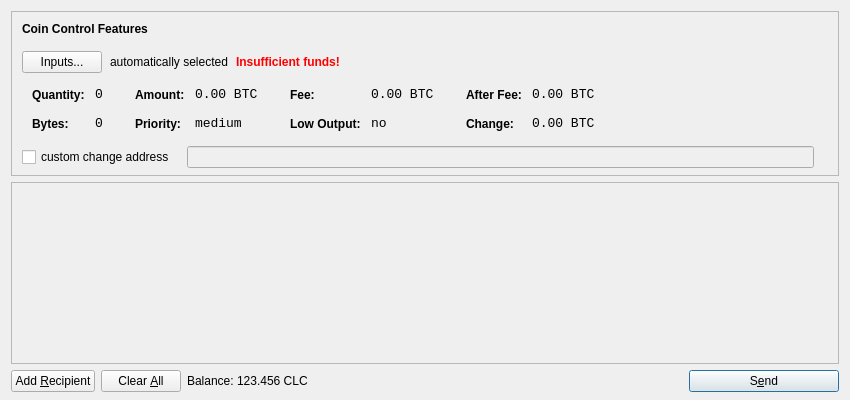
<?xml version="1.0" encoding="UTF-8"?>
<ui version="4.0">
 <class>SendCoinsDialog</class>
 <widget class="QDialog" name="SendCoinsDialog">
  <property name="geometry">
   <rect>
    <x>0</x>
    <y>0</y>
    <width>850</width>
    <height>400</height>
   </rect>
  </property>
  <property name="windowTitle">
   <string>Send Coins</string>
  </property>
  <layout class="QVBoxLayout" name="verticalLayout" stretch="0,1,0">
   <property name="bottomMargin">
    <number>8</number>
   </property>
   <item>
    <widget class="QFrame" name="frameCoinControl">
     <property name="sizePolicy">
      <sizepolicy hsizetype="Expanding" vsizetype="Expanding">
       <horstretch>0</horstretch>
       <verstretch>0</verstretch>
      </sizepolicy>
     </property>
     <property name="maximumSize">
      <size>
       <width>16777215</width>
       <height>16777215</height>
      </size>
     </property>
     <property name="frameShape">
      <enum>QFrame::StyledPanel</enum>
     </property>
     <property name="frameShadow">
      <enum>QFrame::Sunken</enum>
     </property>
     <layout class="QVBoxLayout" name="verticalLayoutCoinControl2">
      <property name="spacing">
       <number>-1</number>
      </property>
      <property name="leftMargin">
       <number>0</number>
      </property>
      <property name="topMargin">
       <number>0</number>
      </property>
      <property name="rightMargin">
       <number>0</number>
      </property>
      <property name="bottomMargin">
       <number>6</number>
      </property>
      <item>
       <layout class="QVBoxLayout" name="verticalLayoutCoinControl" stretch="0,0,0,0,1">
        <property name="spacing">
         <number>0</number>
        </property>
        <property name="leftMargin">
         <number>10</number>
        </property>
        <property name="topMargin">
         <number>10</number>
        </property>
        <item>
         <layout class="QHBoxLayout" name="horizontalLayoutCoinControl1">
          <property name="bottomMargin">
           <number>15</number>
          </property>
          <item>
           <widget class="QLabel" name="labelCoinControlFeatures">
            <property name="sizePolicy">
             <sizepolicy hsizetype="Preferred" vsizetype="Maximum">
              <horstretch>0</horstretch>
              <verstretch>0</verstretch>
             </sizepolicy>
            </property>
            <property name="font">
             <font>
              <weight>75</weight>
              <bold>true</bold>
             </font>
            </property>
            <property name="styleSheet">
             <string notr="true">font-weight:bold;</string>
            </property>
            <property name="text">
             <string>Coin Control Features</string>
            </property>
           </widget>
          </item>
         </layout>
        </item>
        <item>
         <layout class="QHBoxLayout" name="horizontalLayoutCoinControl2" stretch="0,0,0,0">
          <property name="spacing">
           <number>8</number>
          </property>
          <property name="bottomMargin">
           <number>10</number>
          </property>
          <item>
           <widget class="QPushButton" name="pushButtonCoinControl">
            <property name="styleSheet">
             <string notr="true"/>
            </property>
            <property name="text">
             <string>Inputs...</string>
            </property>
           </widget>
          </item>
          <item>
           <widget class="QLabel" name="labelCoinControlAutomaticallySelected">
            <property name="text">
             <string>automatically selected</string>
            </property>
            <property name="margin">
             <number>5</number>
            </property>
           </widget>
          </item>
          <item>
           <widget class="QLabel" name="labelCoinControlInsuffFunds">
            <property name="font">
             <font>
              <weight>75</weight>
              <bold>true</bold>
             </font>
            </property>
            <property name="styleSheet">
             <string notr="true">color:red;font-weight:bold;</string>
            </property>
            <property name="text">
             <string>Insufficient funds!</string>
            </property>
            <property name="margin">
             <number>5</number>
            </property>
           </widget>
          </item>
          <item>
           <spacer name="horizontalSpacerCoinControl">
            <property name="orientation">
             <enum>Qt::Horizontal</enum>
            </property>
            <property name="sizeHint" stdset="0">
             <size>
              <width>40</width>
              <height>1</height>
             </size>
            </property>
           </spacer>
          </item>
         </layout>
        </item>
        <item>
         <widget class="QWidget" name="widgetCoinControl" native="true">
          <property name="sizePolicy">
           <sizepolicy hsizetype="Preferred" vsizetype="Preferred">
            <horstretch>0</horstretch>
            <verstretch>0</verstretch>
           </sizepolicy>
          </property>
          <property name="minimumSize">
           <size>
            <width>0</width>
            <height>0</height>
           </size>
          </property>
          <property name="styleSheet">
           <string notr="true"/>
          </property>
          <layout class="QHBoxLayout" name="horizontalLayoutCoinControl5">
           <property name="margin">
            <number>0</number>
           </property>
           <item>
            <layout class="QHBoxLayout" name="horizontalLayoutCoinControl3" stretch="0,0,0,1">
             <property name="spacing">
              <number>20</number>
             </property>
             <property name="topMargin">
              <number>0</number>
             </property>
             <property name="bottomMargin">
              <number>10</number>
             </property>
             <item>
              <layout class="QFormLayout" name="formLayoutCoinControl1">
               <property name="horizontalSpacing">
                <number>10</number>
               </property>
               <property name="verticalSpacing">
                <number>14</number>
               </property>
               <property name="leftMargin">
                <number>10</number>
               </property>
               <property name="topMargin">
                <number>4</number>
               </property>
               <property name="rightMargin">
                <number>6</number>
               </property>
               <item row="0" column="0">
                <widget class="QLabel" name="labelCoinControlQuantityText">
                 <property name="styleSheet">
                  <string notr="true">font-weight:bold;</string>
                 </property>
                 <property name="text">
                  <string>Quantity:</string>
                 </property>
                 <property name="margin">
                  <number>0</number>
                 </property>
                </widget>
               </item>
               <item row="0" column="1">
                <widget class="QLabel" name="labelCoinControlQuantity">
                 <property name="font">
                  <font>
                   <family>Monospace</family>
                   <pointsize>10</pointsize>
                  </font>
                 </property>
                 <property name="cursor">
                  <cursorShape>IBeamCursor</cursorShape>
                 </property>
                 <property name="contextMenuPolicy">
                  <enum>Qt::ActionsContextMenu</enum>
                 </property>
                 <property name="text">
                  <string notr="true">0</string>
                 </property>
                 <property name="margin">
                  <number>0</number>
                 </property>
                 <property name="textInteractionFlags">
                  <set>Qt::LinksAccessibleByMouse|Qt::TextSelectableByKeyboard|Qt::TextSelectableByMouse</set>
                 </property>
                </widget>
               </item>
               <item row="1" column="0">
                <widget class="QLabel" name="labelCoinControlBytesText">
                 <property name="styleSheet">
                  <string notr="true">font-weight:bold;</string>
                 </property>
                 <property name="text">
                  <string>Bytes:</string>
                 </property>
                </widget>
               </item>
               <item row="1" column="1">
                <widget class="QLabel" name="labelCoinControlBytes">
                 <property name="font">
                  <font>
                   <family>Monospace</family>
                   <pointsize>10</pointsize>
                  </font>
                 </property>
                 <property name="cursor">
                  <cursorShape>IBeamCursor</cursorShape>
                 </property>
                 <property name="contextMenuPolicy">
                  <enum>Qt::ActionsContextMenu</enum>
                 </property>
                 <property name="text">
                  <string notr="true">0</string>
                 </property>
                 <property name="textInteractionFlags">
                  <set>Qt::LinksAccessibleByMouse|Qt::TextSelectableByKeyboard|Qt::TextSelectableByMouse</set>
                 </property>
                </widget>
               </item>
              </layout>
             </item>
             <item>
              <layout class="QFormLayout" name="formLayoutCoinControl2">
               <property name="horizontalSpacing">
                <number>10</number>
               </property>
               <property name="verticalSpacing">
                <number>14</number>
               </property>
               <property name="leftMargin">
                <number>6</number>
               </property>
               <property name="topMargin">
                <number>4</number>
               </property>
               <property name="rightMargin">
                <number>6</number>
               </property>
               <item row="0" column="0">
                <widget class="QLabel" name="labelCoinControlAmountText">
                 <property name="styleSheet">
                  <string notr="true">font-weight:bold;</string>
                 </property>
                 <property name="text">
                  <string>Amount:</string>
                 </property>
                 <property name="margin">
                  <number>0</number>
                 </property>
                </widget>
               </item>
               <item row="0" column="1">
                <widget class="QLabel" name="labelCoinControlAmount">
                 <property name="font">
                  <font>
                   <family>Monospace</family>
                   <pointsize>10</pointsize>
                  </font>
                 </property>
                 <property name="cursor">
                  <cursorShape>IBeamCursor</cursorShape>
                 </property>
                 <property name="contextMenuPolicy">
                  <enum>Qt::ActionsContextMenu</enum>
                 </property>
                 <property name="text">
                  <string notr="true">0.00 BTC</string>
                 </property>
                 <property name="textInteractionFlags">
                  <set>Qt::LinksAccessibleByMouse|Qt::TextSelectableByKeyboard|Qt::TextSelectableByMouse</set>
                 </property>
                </widget>
               </item>
               <item row="1" column="0">
                <widget class="QLabel" name="labelCoinControlPriorityText">
                 <property name="styleSheet">
                  <string notr="true">font-weight:bold;</string>
                 </property>
                 <property name="text">
                  <string>Priority:</string>
                 </property>
                </widget>
               </item>
               <item row="1" column="1">
                <widget class="QLabel" name="labelCoinControlPriority">
                 <property name="font">
                  <font>
                   <family>Monospace</family>
                   <pointsize>10</pointsize>
                  </font>
                 </property>
                 <property name="cursor">
                  <cursorShape>IBeamCursor</cursorShape>
                 </property>
                 <property name="contextMenuPolicy">
                  <enum>Qt::ActionsContextMenu</enum>
                 </property>
                 <property name="text">
                  <string>medium</string>
                 </property>
                 <property name="textInteractionFlags">
                  <set>Qt::LinksAccessibleByMouse|Qt::TextSelectableByKeyboard|Qt::TextSelectableByMouse</set>
                 </property>
                </widget>
               </item>
              </layout>
             </item>
             <item>
              <layout class="QFormLayout" name="formLayoutCoinControl3">
               <property name="horizontalSpacing">
                <number>10</number>
               </property>
               <property name="verticalSpacing">
                <number>14</number>
               </property>
               <property name="leftMargin">
                <number>6</number>
               </property>
               <property name="topMargin">
                <number>4</number>
               </property>
               <property name="rightMargin">
                <number>6</number>
               </property>
               <item row="0" column="0">
                <widget class="QLabel" name="labelCoinControlFeeText">
                 <property name="styleSheet">
                  <string notr="true">font-weight:bold;</string>
                 </property>
                 <property name="text">
                  <string>Fee:</string>
                 </property>
                 <property name="margin">
                  <number>0</number>
                 </property>
                </widget>
               </item>
               <item row="0" column="1">
                <widget class="QLabel" name="labelCoinControlFee">
                 <property name="font">
                  <font>
                   <family>Monospace</family>
                   <pointsize>10</pointsize>
                  </font>
                 </property>
                 <property name="cursor">
                  <cursorShape>IBeamCursor</cursorShape>
                 </property>
                 <property name="contextMenuPolicy">
                  <enum>Qt::ActionsContextMenu</enum>
                 </property>
                 <property name="text">
                  <string notr="true">0.00 BTC</string>
                 </property>
                 <property name="textInteractionFlags">
                  <set>Qt::LinksAccessibleByMouse|Qt::TextSelectableByKeyboard|Qt::TextSelectableByMouse</set>
                 </property>
                </widget>
               </item>
               <item row="1" column="0">
                <widget class="QLabel" name="labelCoinControlLowOutputText">
                 <property name="styleSheet">
                  <string notr="true">font-weight:bold;</string>
                 </property>
                 <property name="text">
                  <string>Low Output:</string>
                 </property>
                </widget>
               </item>
               <item row="1" column="1">
                <widget class="QLabel" name="labelCoinControlLowOutput">
                 <property name="font">
                  <font>
                   <family>Monospace</family>
                   <pointsize>10</pointsize>
                  </font>
                 </property>
                 <property name="cursor">
                  <cursorShape>IBeamCursor</cursorShape>
                 </property>
                 <property name="contextMenuPolicy">
                  <enum>Qt::ActionsContextMenu</enum>
                 </property>
                 <property name="text">
                  <string>no</string>
                 </property>
                 <property name="textInteractionFlags">
                  <set>Qt::LinksAccessibleByMouse|Qt::TextSelectableByKeyboard|Qt::TextSelectableByMouse</set>
                 </property>
                </widget>
               </item>
              </layout>
             </item>
             <item>
              <layout class="QFormLayout" name="formLayoutCoinControl4">
               <property name="horizontalSpacing">
                <number>10</number>
               </property>
               <property name="verticalSpacing">
                <number>14</number>
               </property>
               <property name="leftMargin">
                <number>6</number>
               </property>
               <property name="topMargin">
                <number>4</number>
               </property>
               <property name="rightMargin">
                <number>6</number>
               </property>
               <item row="0" column="0">
                <widget class="QLabel" name="labelCoinControlAfterFeeText">
                 <property name="styleSheet">
                  <string notr="true">font-weight:bold;</string>
                 </property>
                 <property name="text">
                  <string>After Fee:</string>
                 </property>
                 <property name="margin">
                  <number>0</number>
                 </property>
                </widget>
               </item>
               <item row="0" column="1">
                <widget class="QLabel" name="labelCoinControlAfterFee">
                 <property name="font">
                  <font>
                   <family>Monospace</family>
                   <pointsize>10</pointsize>
                  </font>
                 </property>
                 <property name="cursor">
                  <cursorShape>IBeamCursor</cursorShape>
                 </property>
                 <property name="contextMenuPolicy">
                  <enum>Qt::ActionsContextMenu</enum>
                 </property>
                 <property name="text">
                  <string notr="true">0.00 BTC</string>
                 </property>
                 <property name="textInteractionFlags">
                  <set>Qt::LinksAccessibleByMouse|Qt::TextSelectableByKeyboard|Qt::TextSelectableByMouse</set>
                 </property>
                </widget>
               </item>
               <item row="1" column="0">
                <widget class="QLabel" name="labelCoinControlChangeText">
                 <property name="styleSheet">
                  <string notr="true">font-weight:bold;</string>
                 </property>
                 <property name="text">
                  <string>Change:</string>
                 </property>
                </widget>
               </item>
               <item row="1" column="1">
                <widget class="QLabel" name="labelCoinControlChange">
                 <property name="font">
                  <font>
                   <family>Monospace</family>
                   <pointsize>10</pointsize>
                  </font>
                 </property>
                 <property name="cursor">
                  <cursorShape>IBeamCursor</cursorShape>
                 </property>
                 <property name="contextMenuPolicy">
                  <enum>Qt::ActionsContextMenu</enum>
                 </property>
                 <property name="text">
                  <string notr="true">0.00 BTC</string>
                 </property>
                 <property name="textInteractionFlags">
                  <set>Qt::LinksAccessibleByMouse|Qt::TextSelectableByKeyboard|Qt::TextSelectableByMouse</set>
                 </property>
                </widget>
               </item>
              </layout>
             </item>
            </layout>
           </item>
          </layout>
         </widget>
        </item>
        <item>
         <layout class="QHBoxLayout" name="horizontalLayoutCoinControl4" stretch="0,0,0">
          <property name="spacing">
           <number>12</number>
          </property>
          <property name="sizeConstraint">
           <enum>QLayout::SetDefaultConstraint</enum>
          </property>
          <property name="topMargin">
           <number>5</number>
          </property>
          <property name="rightMargin">
           <number>5</number>
          </property>
          <item>
           <widget class="QCheckBox" name="checkBoxCoinControlChange">
            <property name="text">
             <string>custom change address</string>
            </property>
           </widget>
          </item>
          <item>
           <widget class="QLineEdit" name="lineEditCoinControlChange">
            <property name="enabled">
             <bool>false</bool>
            </property>
            <property name="sizePolicy">
             <sizepolicy hsizetype="Expanding" vsizetype="Fixed">
              <horstretch>0</horstretch>
              <verstretch>0</verstretch>
             </sizepolicy>
            </property>
           </widget>
          </item>
          <item>
           <widget class="QLabel" name="labelCoinControlChangeLabel">
            <property name="sizePolicy">
             <sizepolicy hsizetype="Preferred" vsizetype="Expanding">
              <horstretch>0</horstretch>
              <verstretch>0</verstretch>
             </sizepolicy>
            </property>
            <property name="minimumSize">
             <size>
              <width>0</width>
              <height>0</height>
             </size>
            </property>
            <property name="text">
             <string/>
            </property>
            <property name="margin">
             <number>3</number>
            </property>
           </widget>
          </item>
         </layout>
        </item>
        <item>
         <spacer name="verticalSpacerCoinControl">
          <property name="orientation">
           <enum>Qt::Vertical</enum>
          </property>
          <property name="sizeHint" stdset="0">
           <size>
            <width>800</width>
            <height>1</height>
           </size>
          </property>
         </spacer>
        </item>
       </layout>
      </item>
     </layout>
    </widget>
   </item>
   <item>
    <widget class="QScrollArea" name="scrollArea">
     <property name="widgetResizable">
      <bool>true</bool>
     </property>
     <widget class="QWidget" name="scrollAreaWidgetContents">
      <property name="geometry">
       <rect>
        <x>0</x>
        <y>0</y>
        <width>830</width>
        <height>165</height>
       </rect>
      </property>
      <layout class="QVBoxLayout" name="verticalLayout_2">
       <property name="margin">
        <number>0</number>
       </property>
       <item>
        <layout class="QVBoxLayout" name="entries">
         <property name="spacing">
          <number>6</number>
         </property>
        </layout>
       </item>
       <item>
        <spacer name="verticalSpacer">
         <property name="orientation">
          <enum>Qt::Vertical</enum>
         </property>
         <property name="sizeHint" stdset="0">
          <size>
           <width>20</width>
           <height>40</height>
          </size>
         </property>
        </spacer>
       </item>
      </layout>
     </widget>
    </widget>
   </item>
   <item>
    <layout class="QHBoxLayout" name="horizontalLayout">
     <item>
      <widget class="QPushButton" name="addButton">
       <property name="toolTip">
        <string>Send to multiple recipients at once</string>
       </property>
       <property name="text">
        <string>Add &amp;Recipient</string>
       </property>
       <property name="icon">
        <iconset resource="../bitcoin.qrc">
         <normaloff>:/icons/add</normaloff>:/icons/add</iconset>
       </property>
       <property name="autoDefault">
        <bool>false</bool>
       </property>
      </widget>
     </item>
     <item>
      <widget class="QPushButton" name="clearButton">
       <property name="sizePolicy">
        <sizepolicy hsizetype="Minimum" vsizetype="Fixed">
         <horstretch>0</horstretch>
         <verstretch>0</verstretch>
        </sizepolicy>
       </property>
       <property name="toolTip">
        <string>Remove all transaction fields</string>
       </property>
       <property name="text">
        <string>Clear &amp;All</string>
       </property>
       <property name="icon">
        <iconset resource="../bitcoin.qrc">
         <normaloff>:/icons/remove</normaloff>:/icons/remove</iconset>
       </property>
       <property name="autoRepeatDelay">
        <number>300</number>
       </property>
       <property name="autoDefault">
        <bool>false</bool>
       </property>
      </widget>
     </item>
     <item>
      <layout class="QHBoxLayout" name="horizontalLayout_2">
       <property name="spacing">
        <number>3</number>
       </property>
       <item>
        <widget class="QLabel" name="label">
         <property name="text">
          <string>Balance:</string>
         </property>
        </widget>
       </item>
       <item>
        <widget class="QLabel" name="labelBalance">
         <property name="cursor">
          <cursorShape>IBeamCursor</cursorShape>
         </property>
         <property name="text">
          <string>123.456 CLC</string>
         </property>
         <property name="textInteractionFlags">
          <set>Qt::LinksAccessibleByMouse|Qt::TextSelectableByKeyboard|Qt::TextSelectableByMouse</set>
         </property>
        </widget>
       </item>
      </layout>
     </item>
     <item>
      <spacer name="horizontalSpacer">
       <property name="orientation">
        <enum>Qt::Horizontal</enum>
       </property>
       <property name="sizeHint" stdset="0">
        <size>
         <width>40</width>
         <height>20</height>
        </size>
       </property>
      </spacer>
     </item>
     <item>
      <widget class="QPushButton" name="sendButton">
       <property name="minimumSize">
        <size>
         <width>150</width>
         <height>0</height>
        </size>
       </property>
       <property name="toolTip">
        <string>Confirm the send action</string>
       </property>
       <property name="text">
        <string>S&amp;end</string>
       </property>
       <property name="icon">
        <iconset resource="../bitcoin.qrc">
         <normaloff>:/icons/send</normaloff>:/icons/send</iconset>
       </property>
       <property name="default">
        <bool>true</bool>
       </property>
      </widget>
     </item>
    </layout>
   </item>
  </layout>
 </widget>
 <resources>
  <include location="../bitcoin.qrc"/>
 </resources>
 <connections/>
</ui>
